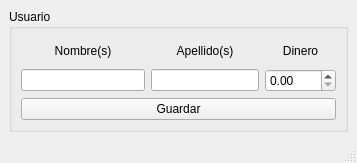
<?xml version="1.0" encoding="UTF-8"?>
<ui version="4.0">
 <class>UsuariosWindow</class>
 <widget class="QMainWindow" name="UsuariosWindow">
  <property name="geometry">
   <rect>
    <x>0</x>
    <y>0</y>
    <width>357</width>
    <height>163</height>
   </rect>
  </property>
  <property name="windowTitle">
   <string>Agregar Usuario</string>
  </property>
  <widget class="QWidget" name="centralwidget">
   <layout class="QGridLayout" name="gridLayout_2">
    <item row="0" column="0">
     <widget class="QGroupBox" name="groupBox">
      <property name="title">
       <string>Usuario</string>
      </property>
      <layout class="QGridLayout" name="gridLayout">
       <item row="0" column="0">
        <widget class="QLabel" name="label">
         <property name="text">
          <string>Nombre(s)</string>
         </property>
         <property name="alignment">
          <set>Qt::AlignCenter</set>
         </property>
        </widget>
       </item>
       <item row="0" column="3">
        <widget class="QLabel" name="label_3">
         <property name="text">
          <string>Dinero</string>
         </property>
         <property name="alignment">
          <set>Qt::AlignCenter</set>
         </property>
        </widget>
       </item>
       <item row="1" column="0">
        <widget class="QLineEdit" name="txtNombre"/>
       </item>
       <item row="1" column="1" colspan="2">
        <widget class="QLineEdit" name="txtApellido"/>
       </item>
       <item row="1" column="3">
        <widget class="QDoubleSpinBox" name="spinBoxDinero">
         <property name="maximum">
          <double>1000.000000000000000</double>
         </property>
        </widget>
       </item>
       <item row="2" column="0" colspan="4">
        <widget class="QPushButton" name="btnGuardarUsuario">
         <property name="text">
          <string>Guardar</string>
         </property>
        </widget>
       </item>
       <item row="0" column="1" colspan="2">
        <widget class="QLabel" name="label_2">
         <property name="text">
          <string>Apellido(s)</string>
         </property>
         <property name="alignment">
          <set>Qt::AlignCenter</set>
         </property>
        </widget>
       </item>
      </layout>
     </widget>
    </item>
   </layout>
  </widget>
  <widget class="QMenuBar" name="menubar">
   <property name="geometry">
    <rect>
     <x>0</x>
     <y>0</y>
     <width>357</width>
     <height>22</height>
    </rect>
   </property>
  </widget>
  <widget class="QStatusBar" name="statusbar"/>
 </widget>
 <resources/>
 <connections/>
</ui>
